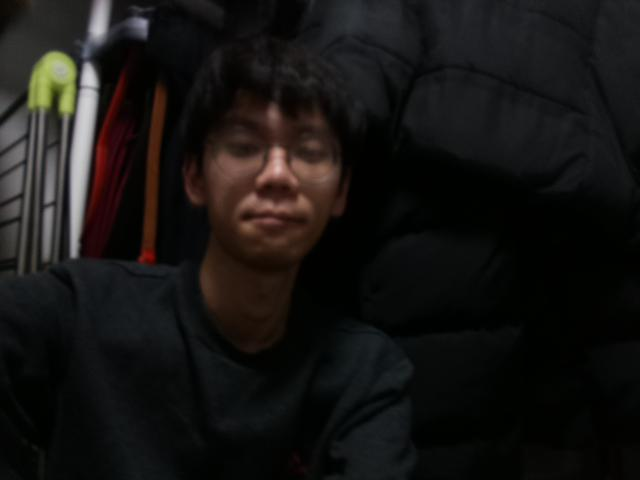
#> input picture FaceRecognitionWorker/db/0.jpg, 640 x 480 px
$ python application.py
#> lines starting #> are read from the running program, lines starting #| are printed output that depends on the picture
### worker.py
import cv2
import numpy as np
import requests
import json
import pandas as pd
import socket
import multiprocessing
import time
import io
import os

from PIL import Image

from FaceRecognitionWorker.log import log

# from cnnp import cnnpRun

# from alexnet import alexnet_v2

from alex_net import features_alex_net

HOST = ""
PORT = 9999


class FaceRecognitionWorker:

    def __init__(self):
        ##
        self.faceCascade = cv2.CascadeClassifier('FaceRecognitionWorker/config/haarcascade_frontalface_alt2.xml')

        ##
        # TODO: DB 형식의 csv 파일 포맷 생성
        self.db = pd.read_csv('FaceRecognitionWorker/db/db.csv')
#> (reads FaceRecognitionWorker/db/db.csv from the repository)
        lines = self.db['file_dir'].values.tolist()
        # TODO: index 값 저장! index 기반으로 유저 판단 -> 나중에 내뱉는 index 값에서 판단할 것!

        self.refImgs = []
        self.refImgs_for_send = []
        self.refVecs = []
        self.data = b''
        for line in lines:
            temp = cv2.imread(line)
#> temp is the input picture: shape (480, 640, 3); mean B, G, R 19.3, 20.8, 22.5

            self.refImgs.append(temp)
            self.refImgs_for_send.append('img/'+line.split('/')[-1])

            #temp = cv2.cvtColor(temp, cv2.COLOR_RGB2GRAY)
            faces = self.faceCascade.detectMultiScale(
                temp,
                scaleFactor=1.3,
                minNeighbors=5,
                minSize=(100, 100)
            )
#> faces = [[192, 82, 164, 164]]

            if len(faces) == 0:
                log.debug('{}: No Face!'.format(line))

                self.refVecs.append(np.zeros(512))
            else:
                log.debug('{}: Okay'.format(line))
                (x, y, w, h) = faces[0]
#> x = 192; y = 82; w = 164; h = 164
                faceROI = temp[y:y + h, x:x + w]
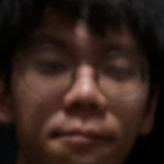
#> faceROI: shape (164, 164, 3); mean B, G, R 27.9, 34.4, 52
                faceROI = cv2.resize(faceROI, (128, 128))
#> faceROI: shape (128, 128, 3)
                #faceROI = cv2.equalizeHist(faceROI)

                log.debug(faceROI)
#> (printed output is left out)
                # cnnOut = cnnpRun(faceROI)
                # cnnOut = alexnet_v2([[faceROI.tolist()]])

                alex_net_path = os.path.join("tf_models/bvlc_alexnet.npy")

#> (the run stopped early here; a loop or call above may not have finished)
